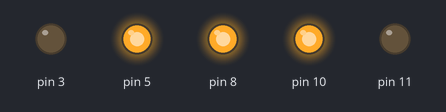
A sketch run on a simulated Arduino Uno, built with avr-gcc and run on an emulated ATmega328P. Shown: output pins drawn as LEDs (lit = HIGH). At 24.0 s the program stops and its outputs stay as they are.

Above: at 0.1 s.
At 6.1 s:
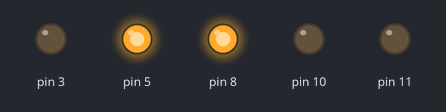
At 9.1 s:
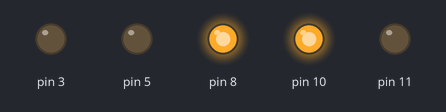
At 15.1 s:
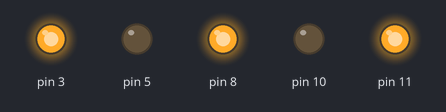
At 24.1 s:
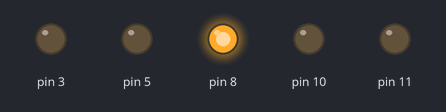
Timing chart, 0 to 25.5 s (numbered marks = the images above):
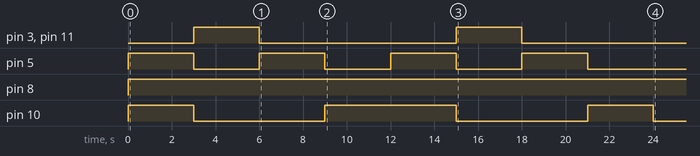

The sketch:

exam1.ino
```cpp
int roop = 0;
int i;

void setup() {
  // put your setup code here, to run once:
   pinMode(A0,INPUT);
  pinMode(A1,INPUT);
  /*pinMode(3,OUTPUT);
  pinMode(5,OUTPUT);
  pinMode(10,OUTPUT);
  pinMode(11,OUTPUT);*/
  pinMode(8,OUTPUT);
  Serial.begin(9600);
}

void loop() {
  digitalWrite(8,HIGH);
    //前進
    analogWrite(5,255);
    analogWrite(3,0);
    analogWrite(10,255);
    analogWrite(11,0);
    delay(3000);
    //後進
    analogWrite(5,0);
    analogWrite(3,255);
    analogWrite(10,0);
    analogWrite(11,255);
    delay(3000);
    //右回転
    analogWrite(5,255);
    analogWrite(3,0);
    analogWrite(10,0);
    analogWrite(11,0);
    delay(3000);
    //左回転
    analogWrite(5,0);
    analogWrite(3,0);
    analogWrite(10,255);
    analogWrite(11,0);
    delay(3000);
    roop++;
    if(roop==2){
       for(;;){
        analogWrite(5,0);
        analogWrite(3,0);
        analogWrite(10,0);
        analogWrite(11,0);
        }
      }
}
```

Measured:
- by itself, pin 3, pin 11: alternates HIGH for 3.0 s and LOW for 9.0 s
- by itself, pin 5: alternates HIGH for 3.0 s and LOW for 3.0 s
- by itself, pin 8: LOW → HIGH at 0.00 s
- by itself, pin 10: goes HIGH 3.0 s, LOW 6.0 s, HIGH 6.0 s, LOW 6.0 s, HIGH 3.0 s, then LOW
